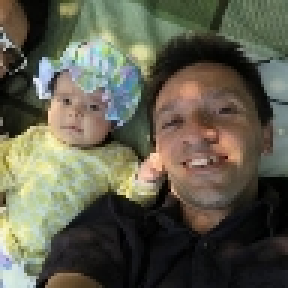
#> input picture individual-research-project/scripts/test/image.png, 96 x 96 px (shown 3 times larger)
$ python test.py
#> lines starting #> are read from the running program, lines starting #| are printed output that depends on the picture
import cv2

img = cv2.imread('image.png')
#> img is the input picture: shape (96, 96, 3); mean B, G, R 77.6, 93.3, 94.7
area_resized = cv2.resize(img, (int(img.shape[1]/2), int(img.shape[0]/2)), interpolation=cv2.INTER_AREA)
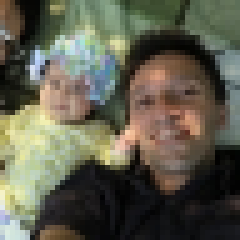
#> area_resized: shape (48, 48, 3) (shown 5 times larger); mean B, G, R 77.8, 93.4, 94.8
cv2.imwrite('area_shrunk.png', area_resized)
area_shrunk = cv2.imread('area_shrunk.png')
print(area_shrunk)
#> (printed output is left out)
linear_resized = cv2.resize(img, (int(img.shape[1]/2), int(img.shape[0]/2)), interpolation=cv2.INTER_LINEAR)
cv2.imwrite('linear_shrunk.png', linear_resized)
linear_shrunk = cv2.imread('linear_shrunk.png')
print(linear_shrunk)
#> (printed output is left out)
area_enlarged = cv2.resize(img, (int(img.shape[1]*2), int(img.shape[0]*2)), interpolation=cv2.INTER_AREA)
cv2.imwrite('area_enlarged.png', area_enlarged)
area_expanded = cv2.imread('area_enlarged.png')
print(area_expanded)
#> (printed output is left out)
linear_enlarged = cv2.resize(img, (int(img.shape[1]*2), int(img.shape[0]*2)), interpolation=cv2.INTER_LINEAR)
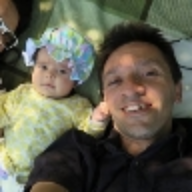
#> linear_enlarged: shape (192, 192, 3); mean B, G, R 77.6, 93.3, 94.6
cv2.imwrite('linear_enlarged.png', linear_enlarged)
linear_expanded = cv2.imread('linear_enlarged.png')
print(linear_expanded)
#> (printed output is left out)

# Input sample =
# [[[ 59  92 131]
#   [ 55  87 123]
#   [ 53  81 115]
#   ...
#   [ 95 121 105]
#   [ 93 115  97]
#   [ 88 110  92]]

#  [[ 60  91 130]
#   [ 55  87 122]
#   [ 57  84 118]
#   ...

# Pixel area relation (Shrunk) =
# [[[ 57  89 127]
#   [ 53  80 111]
#   [ 37  57  75]
#   ...
#   [ 89 115  99]
#   [ 91 117 101]
#   [ 88 111  93]]

#  [[ 66  95 130]
#   [ 57  82 110]
#   [ 41  63  83]
#   ...

# Bilinear (Shrunk) =
# [[[ 57  89 127]
#   [ 53  80 111]
#   [ 37  57  75]
#   ...
#   [ 89 115  99]
#   [ 91 117 101]
#   [ 88 111  93]]

#  [[ 66  95 130]
#   [ 57  82 110]
#   [ 41  63  83]
#   ...

# Pixel area relation (Enlarged) =
# [[[ 59  92 131]
#   [ 59  92 131]
#   [ 55  87 123]
#   ...
#   [ 93 115  97]
#   [ 88 110  92]
#   [ 88 110  92]]

#  [[ 59  92 131]
#   [ 59  92 131]
#   [ 55  87 123]
#   ...

# Bilinear (Enlarged) =
# [[[ 59  92 131]
#   [ 58  91 129]
#   [ 56  88 125]
#   ...
#   [ 92 114  96]
#   [ 89 111  93]
#   [ 88 110  92]]

#  [[ 59  92 131]
#   [ 58  91 129]
#   [ 56  88 125]
#   ...
